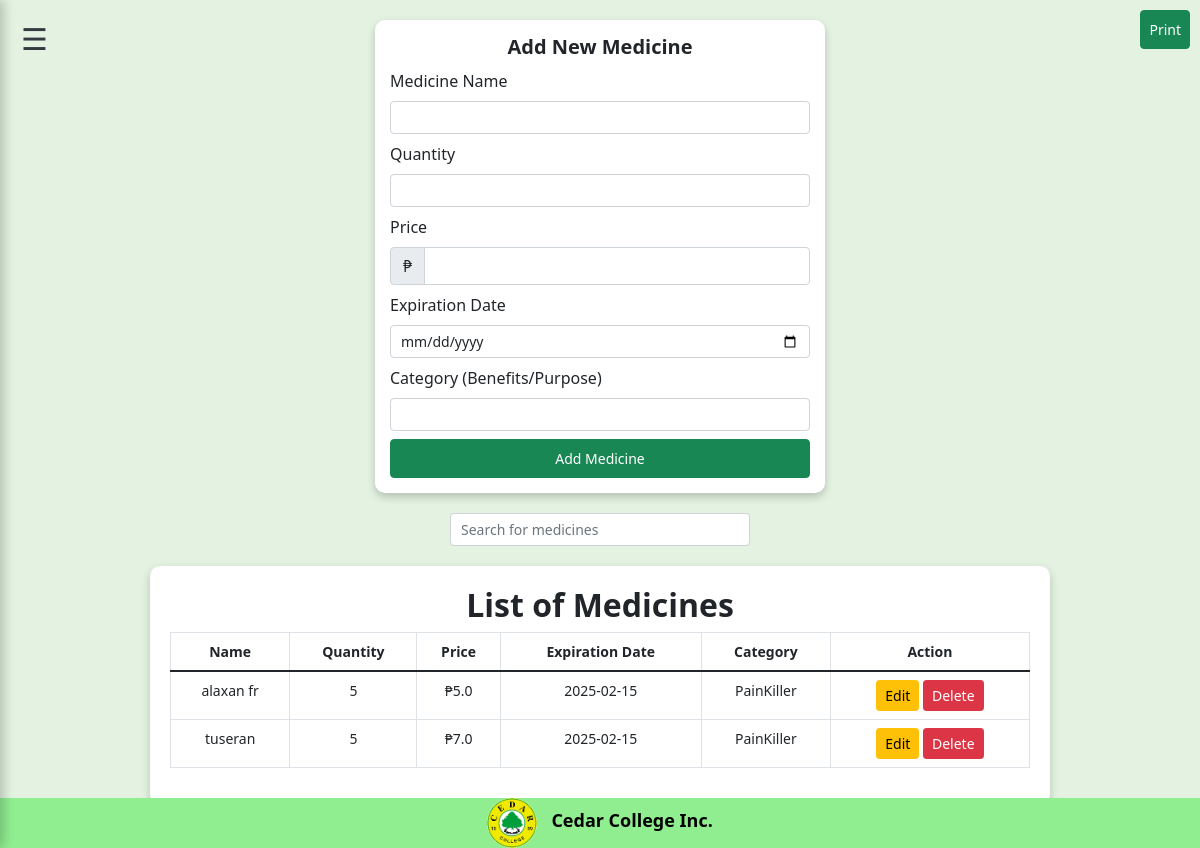
/add_medicine, run on the app's committed database.
### tables this page shows
CREATE TABLE medicines (
            id INTEGER PRIMARY KEY AUTOINCREMENT,
            name TEXT UNIQUE NOT NULL,
            quantity INTEGER NOT NULL,
            price REAL NOT NULL,
            expiration_date TEXT NOT NULL,
            category TEXT,
            deleted INTEGER DEFAULT 0
        , status INTEGER DEFAULT 1, deleted_at datetime);

### Back-end/app.py (the view, shortened to what this page needs)
@app.route('/add_medicine', methods=['GET', 'POST'])
def add_medicine():
    conn = connect_db()
    cursor = conn.cursor()
    cursor.execute("SELECT * FROM medicines WHERE status = 1")
    medicines = cursor.fetchall()
    conn.close()
    return render_template('add_medicine.html', medicines=medicines)

### Back-end/app.py (called while the page is built)
def connect_db():
    return sqlite3.connect('medicine_inventory.db')

### Front-end/templates/add_medicine.html (shortened to what this page needs)
<!DOCTYPE html>
<html lang="en">
<head>
    <link href="https://cdn.jsdelivr.net/npm/bootstrap@5.1.3/dist/css/bootstrap.min.css" rel="stylesheet">
</head>
<body>
    <button class="menu-btn" onclick="toggleSidebar()">☰</button>
    <div class="print-container">
        <button class="btn btn-success print-btn" onclick="window.print()">Print</button>
    </div>
        <div class="container">
            <div class="form-container">
                <h1>Add New Medicine</h1>
                <form action="{{ url_for('add_medicine') }}" method="POST">
                    <div class="mb-2">
                        <label for="name" class="form-label">Medicine Name</label>
                        <input type="text" class="form-control" id="name" name="name" required>
                    </div>
                    <div class="mb-2">
                        <label for="quantity" class="form-label">Quantity</label>
                        <input type="number" class="form-control" id="quantity" name="quantity" required>
                    </div>
                    <div class="mb-2">
                        <label for="price" class="form-label">Price</label>
                        <div class="input-group">
                            <span class="input-group-text">₱</span>
                            <input type="number" step="0.01" class="form-control" id="price" name="price" required>
                        </div>
                    </div>
                    <div class="mb-2">
                        <label for="expiration_date" class="form-label">Expiration Date</label>
                        <input type="date" class="form-control" id="expiration_date" name="expiration_date" required>
                    </div>
                    <div class="mb-2">
                        <label for="category" class="form-label">Category (Benefits/Purpose)</label>
                        <input type="text" class="form-control" id="category" name="category" required>
                    </div>
                    <button type="submit" class="btn btn-success w-100">Add Medicine</button>
                </form>
            </div>
            <div class="search-bar">
                <input type="text" class="form-control" id="searchInput" placeholder="Search for medicines"
                    onkeyup="searchMedicine()">
            </div>
            <div class="medicine-list-container" id="print-area">
                <h2 class="text-center">List of Medicines</h2>
                <table class="table table-bordered medicine-list-table">
                    <thead>
                        <tr>
                            <th>Name</th>
                            <th>Quantity</th>
                            <th>Price</th>
                            <th>Expiration Date</th>
                            <th>Category</th>
                            <th>Action</th>
                        </tr>
                    </thead>
                    <tbody id="medicineTableBody">
                        {% for medicine in medicines %}
                        <tr>
                            <td>{{ medicine[1] }}</td>
                            <td>{{ medicine[2] }}</td>
                            <td>₱{{ medicine[3] }}</td>
                            <td>{{ medicine[4] }}</td>
                            <td>{{ medicine[5] }}</td>
                            <td style="text-align: center; vertical-align: middle;">
                                <button class="btn btn-warning btn-sm"
                                    onclick="editMedicine('{{ medicine[0] }}', '{{ medicine[1] }}', '{{ medicine[2] }}', '{{ medicine[3] }}', '{{ medicine[4] }}', '{{ medicine[5] }}')">
                                    Edit
                                </button>
                                <button class="btn btn-danger btn-sm" onclick="deleteMedicine('{{ medicine[0] }}')">
                                    Delete
                                </button>
                            </td>
                        </tr>
                        {% else %}
                        <tr>
                            <td colspan="6" class="text-center">No medicines found</td>
                        </tr>
                        {% endfor %}
                    </tbody>
                </table>
            </div>
        </div>
        <br>
        <div class="footer">
            <img src="{{ url_for('static', filename='cedarLOGO.png') }}" alt="Cedar College Logo">
            <span class="footer-text">Cedar College Inc.</span>
        </div>
</body>
</html>

### Front-end/templates/add_medicine.html (style rules this page uses)
body { background: #e3f2e1; }
.form-container { max-width: 450px; margin: 20px auto; background: white; padding: 15px; border-radius: 10px; box-shadow: 0px 4px 8px rgba(0, 0, 0, 0.2); }
.medicine-list-container { max-width: 900px; margin: 20px auto; background: white; padding: 20px; border-radius: 10px; box-shadow: 0px 4px 10px rgba(0, 0, 0, 0.2); }
.form-container h1 { font-size: 20px; font-weight: bold; margin-bottom: 10px; text-align: center; }
.form-control { font-size: 14px; padding: 5px 10px; }
.btn-success { font-size: 14px; padding: 8px; }
.medicine-list-table th, .medicine-list-table td { text-align: center; font-size: 14px; }
.search-bar { margin-bottom: 10px; max-width: 300px; margin-left: auto; margin-right: auto; }
.medicine-list-container h2 { text-align: center; font-weight: bold; }
.menu-btn { position: fixed; top: 15px; left: 15px; background: none; border: none; font-size: 30px; color: #343a40; cursor: pointer; z-index: 1001; }
.footer { background-color: lightgreen; text-align: center; padding: 0px; position: fixed; bottom: 0; width: 100%; font-weight: bold; margin-bottom: 0px; }
.footer img { height: 50px; margin-right: 10px; border-radius: 25px; }
.footer-text { font-weight: bold; font-size: 18px; color: black; }
.print-container { position: absolute; top: 10px; right: 10px; }

### data on the page
medicines: name "alaxan fr", quantity "5", price "5.0", expiration_date "2025-02-15", category "PainKiller"
medicines: name "tuseran", quantity "5", price "7.0", expiration_date "2025-02-15", category "PainKiller"
